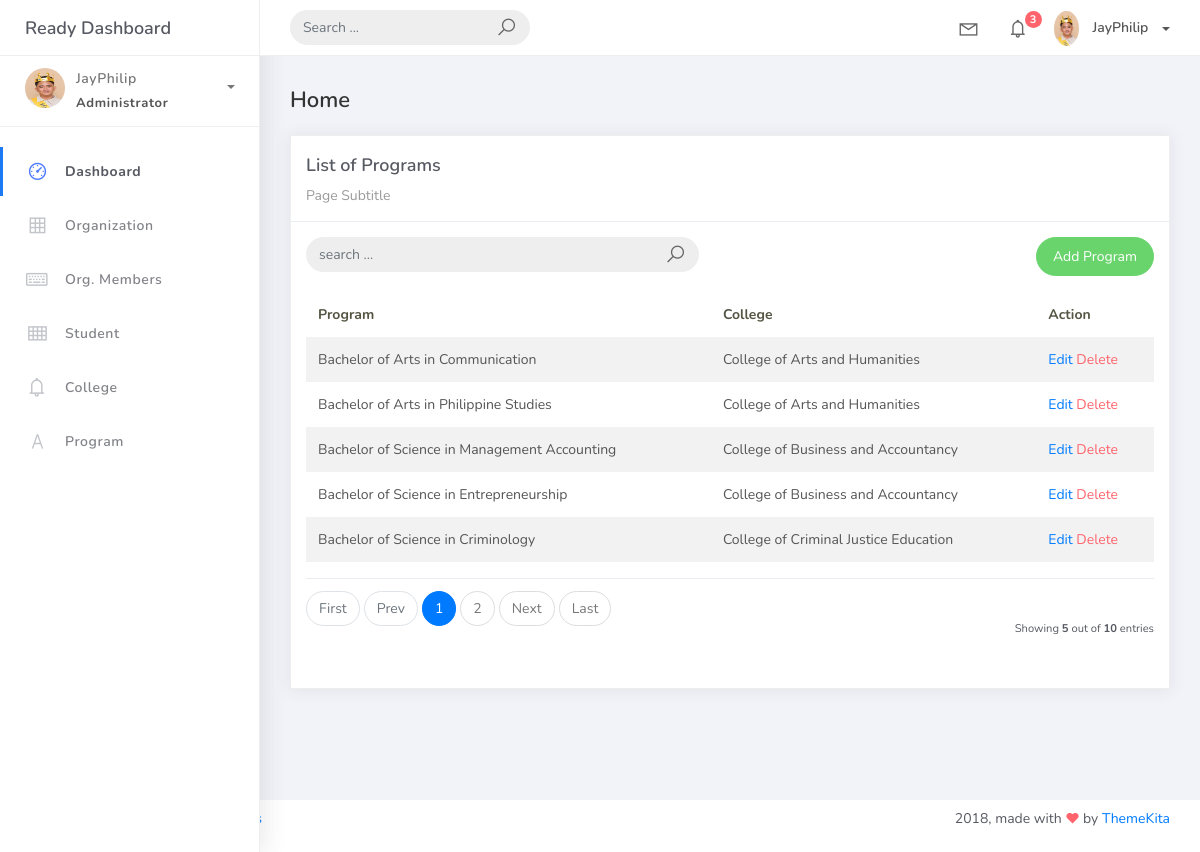
The app's page /program_list, older data.
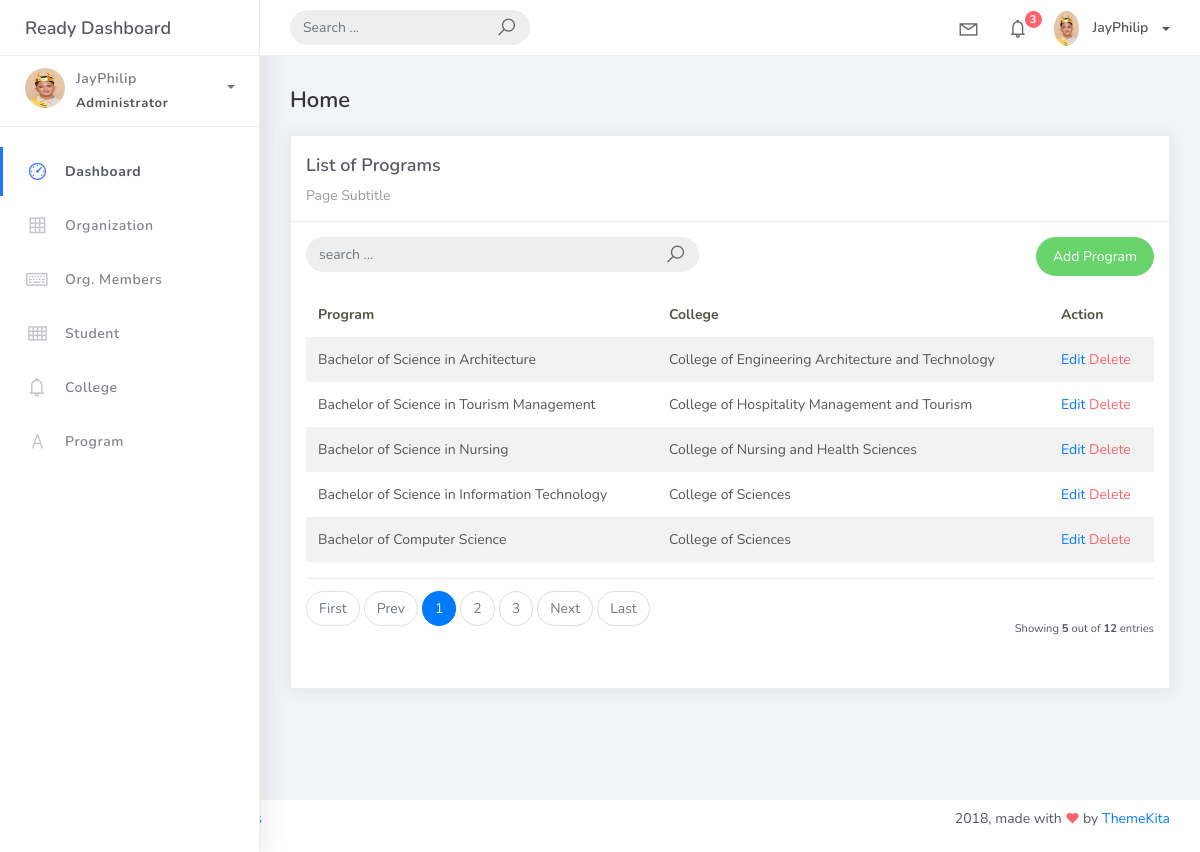
The same page, newer data.
### studentorg/models.py (models this page shows, shortened)
class BaseModel (models.Model):
    created_at = models.DateTimeField(auto_now_add=True, db_index=True)
    updated_at = models.DateTimeField (auto_now=True)
    class Meta:
        abstract = True

class Program(BaseModel):
    prog_name = models.CharField(max_length=150)
    college = models.ForeignKey (College, on_delete=models.CASCADE)

class College(BaseModel):
    college_name = models.CharField(max_length=150)
    def __str__(self):
        return self.college_name

### studentorg/views.py (the view)
# urls.py: path('program_list', ProgramList.as_view(), name='program-list'),
class ProgramList(ListView):
    model = Program
    context_object_name = 'home'
    template_name = 'program_list.html'
    paginate_by = 5
    def get_queryset(self, *args, **kwargs):
        qs = super(ProgramList, self).get_queryset(*args, **kwargs)
        if self.request.GET.get("q") is not None:
            query = self.request.GET.get("q")
            qs = qs.filter(Q(prog_name__icontains=query) |
                           Q(college__college_name__icontains=query))
        return qs

### templates/program_list.html (shortened to what this page needs)
{% extends 'base.html' %}
{% load static %}
{% block content %}
<div class="content">
    <div class="container-fluid">
        <h4 class="page-title">Home</h4>
        <div class="row">
            <div class="col-md-12">
                <div class="card">
                    <div class="card-header">
                        <div class="card-title">List of Programs</div>
                        <div class="card-category">Page Subtitle</div>
                    </div>
                    <div class="card-body">
                        <div class="row">
                            <div class="col-md-6">
                                <form class="navbar-left navbar-form nav-search mr-md-3" action="{% url 'program-list' %}">
                                    <div class="input-group">
                                        <input type="text" placeholder="search ..." class="form-control" name="q"/>
                                        <div class="input-group-append">
                                            <span class="input-group-text">
                                                <i class="la la-search search-icon"></i>
                                            </span>
                                        </div>
                                    </div>
                                </form>
                            </div>
                            <div class="col-md-6">
                                <div class="pull-right">
                                    <a href="{% url 'program-add' %}" class="btn btn-success btn-rounded">Add Program</a>
                                </div>
                            </div>
                        </div>
                        <table class="table table-striped mt-3">
                            <thead>
                                <tr>
                                    <th scope="col">Program</th>
                                    <th scope="col">College</th>
                                    <th scope="col">Action</th>
                                </tr>
                            </thead>
                            <tbody>
                                {% for object in object_list %}
                                <tr>
                                    <td>{{ object.prog_name }}</td>
                                    <td>{{ object.college }}</td>
                                    <td>
                                        <a href="program_list/{{ object.id}}">Edit</a>
                                        <a href="program_list/{{ object.id }}/delete" class="text-danger">Delete</a>
                                    </td>
                                </tr>
                                {% endfor %}
                            </tbody>
                        </table>
                        {% include 'includes/pagination.html' %}
                    </div>
                </div>
            </div>
        </div>
    </div>
</div>
{% endblock %}

Row changes from the older to the newer data that the page shows:
removed Program: prog_name "Bachelor of Arts in Communication", college "College of Arts and Humanities"
removed Program: prog_name "Bachelor of Arts in Philippine Studies", college "College of Arts and Humanities"
removed Program: prog_name "Bachelor of Science in Management Accounting", college "College of Business and Accountancy"
removed Program: prog_name "Bachelor of Science in Entrepreneurship", college "College of Business and Accountancy"
changed Program: prog_name "Bachelor of Science in Criminology" → "Bachelor of Science in Architecture"; college "College of Criminal Justice Education" → "College of Engineering Architecture and Technology"
now on this page (row edited): Program: prog_name "Bachelor of Science in Tourism Management", college "College of Hospitality Management and Tourism"
now on this page (row edited): Program: prog_name "Bachelor of Science in Nursing", college "College of Nursing and Health Sciences"
now on this page (row edited): Program: prog_name "Bachelor of Science in Information Technology", college "College of Sciences"
added Program: prog_name "Bachelor of Computer Science", college "College of Sciences"
Text that changed along with them:
{{ paginator.count }}: "10" → "12"
new list line: "3"
